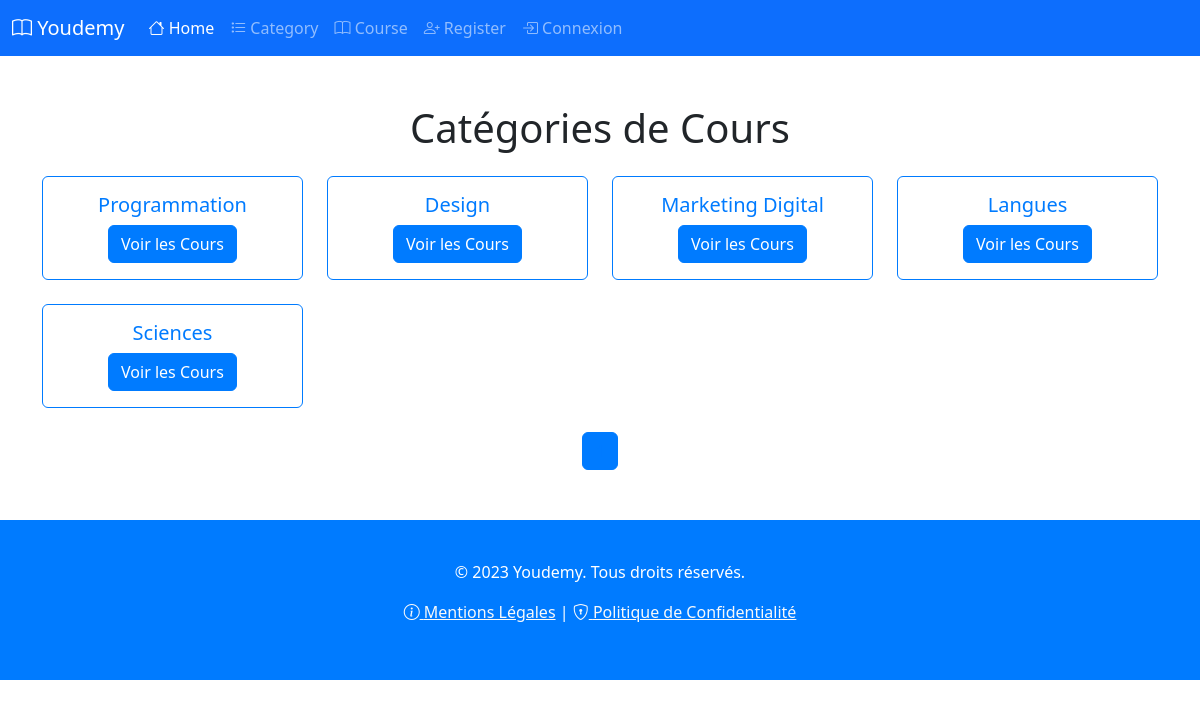
The app's page /views/category.php with its own data.
### tables this page shows
CREATE TABLE categories (
    id INT AUTO_INCREMENT PRIMARY KEY,
    name VARCHAR(255) NOT NULL,
    created_at DATETIME DEFAULT CURRENT_TIMESTAMP,
    updated_at DATETIME DEFAULT CURRENT_TIMESTAMP ON UPDATE CURRENT_TIMESTAMP
);

### models/Category.php (called while the page is built, shortened)
<?php
    class Category {
        private $db;
        public function __construct() {
            $this->db = new Database('localhost', 'root', '', 'youdemy');
            $this->db->connect();
        }
        public function getAll() {
            $categories = $this->db->fetchAll("SELECT * FROM categories");
            return $categories;
        }
    }
?>

### models/Database.php (called while the page is built, shortened)
<?php
    class Database {
        private $host;
        private $username;
        private $password;
        private $dbname;
        private $connection;
        public function __construct($host, $username, $password, $dbname) {
            $this->host = $host;
            $this->username = $username;
            $this->password = $password;
            $this->dbname = $dbname;
        }
        public function connect() {
            try {
                $dsn = "mysql:host={$this->host};dbname={$this->dbname};charset=utf8";
                $this->connection = new PDO($dsn, $this->username, $this->password);
                $this->connection->setAttribute(PDO::ATTR_ERRMODE, PDO::ERRMODE_EXCEPTION);
                $this->connection->setAttribute(PDO::ATTR_DEFAULT_FETCH_MODE, PDO::FETCH_ASSOC);
            } catch (PDOException $e) {
                die("Erreur de connexion à la base de données : " . $e->getMessage());
            }
        }
        public function query($sql, $params = []) {
            try {
                $stmt = $this->connection->prepare($sql);
                $stmt->execute($params);
                return $stmt;
            } catch (PDOException $e) {
                die("Erreur lors de l'exécution de la requête : " . $e->getMessage());
            }
        }
        public function fetchAll($sql, $params = []) {
            $stmt = $this->query($sql, $params);
            return $stmt->fetchAll();
        }
    }
?>

### models/Pagination.php (called while the page is built, shortened)
<?php
class Pagination {
    private $totalItems;
    private $itemsPerPage;
    private $currentPage;
    private $totalPages;
    public function __construct($totalItems, $itemsPerPage, $currentPage = 1) {
        $this->totalItems = $totalItems;
        $this->itemsPerPage = $itemsPerPage;
        $this->currentPage = $currentPage;
        $this->totalPages = $this->calculateTotalPages();
    }
    private function calculateTotalPages() {
        return ceil($this->totalItems / $this->itemsPerPage);
    }
    public function getOffset() {
        return ($this->currentPage - 1) * $this->itemsPerPage;
    }
    public function getPaginationLinks($baseUrl, $queryParam = 'page') {
        $links = [];
        $separator = (strpos($baseUrl, '?') === false) ? '?' : '&';
        for ($i = 1; $i <= $this->totalPages; $i++) {
            $links[] = [
                'url' => $baseUrl . $separator . $queryParam . '=' . $i,
                'label' => $i,
                'active' => ($i == $this->currentPage)
            ];
        }
        return $links;
    }
}

### views/category.php (the view, shortened to what this page needs)
<?php include 'includes/header.php' ?>
<?php
    require '../models/Database.php';
    require '../models/Category.php';
    require '../models/Pagination.php';
    $currentPage = isset($_GET['page']) ? (int)$_GET['page'] : 1;
    $category = new Category();
    $allCategories = $category->getAll();
    $totalCategories = count($allCategories);
    $itemsPerPage = 8;
    $pagination = new Pagination($totalCategories, $itemsPerPage, $currentPage);
    $offset = $pagination->getOffset();
    $categories = array_slice($allCategories, $offset, $itemsPerPage);
?>
<body>
    <div class="container mt-5">
        <h1 class="text-center mb-4">Catégories de Cours</h1>
        <div class="row">
            <?php foreach ($categories as $cat) : ?>
                <div class="col-md-3 mb-4">
                    <div class="card category-card">
                        <div class="card-body text-center">
                            <h5 class="card-title"><?php echo htmlspecialchars($cat['name']); ?></h5>
                            <a href="courses.php?category_id=<?php echo $cat['id']; ?>" class="btn btn-primary">Voir les Cours</a>
                        </div>
                    </div>
                </div>
            <?php endforeach; ?>
        </div>
        <nav aria-label="Page navigation">
            <ul class="pagination justify-content-center">
                <?php
                $baseUrl = 'category.php';
                $paginationLinks = $pagination->getPaginationLinks($baseUrl);
                foreach ($paginationLinks as $link) :
                    $activeClass = $link['active'] ? 'active' : '';
                ?>
                    <li class="page-item <?php echo $activeClass; ?>">
                        <a class="page-link" href="<?php echo $link['url']; ?>"><?php echo $link['label']; ?></a>
                    </li>
                <?php endforeach; ?>
            </ul>
        </nav>
    </div>
    <?php require 'includes/footer.php'; ?>
</body>

### views/category.php (style rules this page uses)
.category-card { transition: transform 0.3s ease; }
.pagination .page-item.active .page-link { background-color: #007bff; border-color: #007bff; }

### views/includes/footer.php (style rules this page uses)
.card { border: 1px solid #007bff; transition: transform 0.3s ease, box-shadow 0.3s ease; }
.card-title { color: #007bff; }
.btn-primary { background-color: #007bff; border-color: #007bff; }
.pagination .page-item.active .page-link { background-color: #007bff; border-color: #007bff; }
.pagination .page-link { color: #007bff; }

### records on screen
categories: name "Programmation"
categories: name "Design"
categories: name "Marketing Digital"
categories: name "Langues"
categories: name "Sciences"
